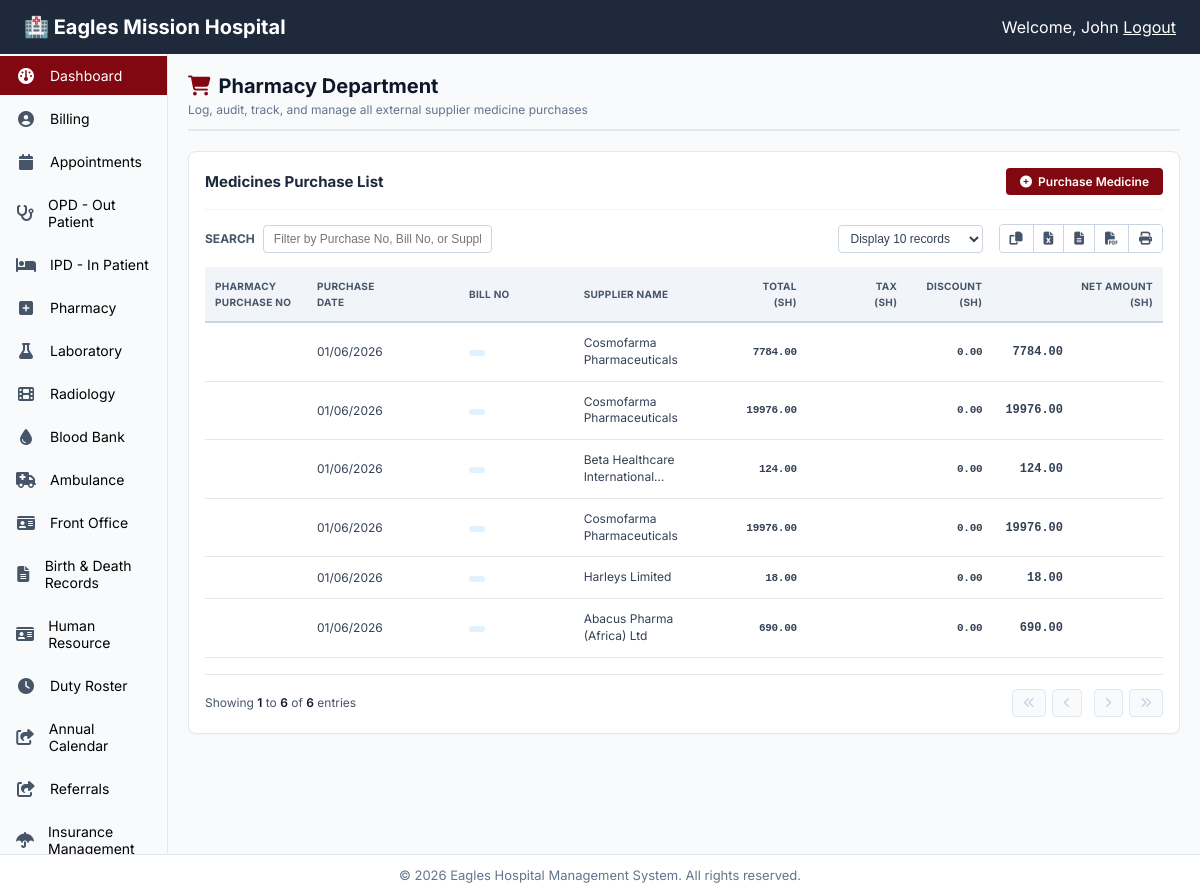
Page /pharmacy/medicines/purchase/ (signed in) on the committed database.
### pharmacy/models.py (models this page shows, shortened)
class Purchase(models.Model):
    purchase_no = models.CharField(max_length=100, unique=True, editable=False)
    supplier = models.ForeignKey(Supplier, on_delete=models.PROTECT)
    purchase_date = models.DateTimeField(default=timezone.now)
    total_amount = models.DecimalField(max_digits=12, decimal_places=2)
    discount_amount = models.DecimalField(max_digits=12, decimal_places=2, default=0.00)
    tax_summary = models.DecimalField(max_digits=12, decimal_places=2, default=0.00)
    net_amount = models.DecimalField(max_digits=12, decimal_places=2)
    payment_mode = models.CharField(max_length=50, choices=[('Cash', 'Cash'), ('M-Pesa', 'M-Pesa'), ('Bank', 'Bank')])
    payment_amount = models.DecimalField(max_digits=12, decimal_places=2, default=0.00)
    payment_note = models.CharField(max_length=255, blank=True, null=True)
    purchase_note = models.TextField(blank=True, null=True)
    document_attachment = models.FileField(upload_to='pharmacy/purchases/', blank=True, null=True)

class Supplier(models.Model):
    name = models.CharField(max_length=150, unique=True)
    contact_person = models.CharField(max_length=100, blank=True, null=True)
    phone_number = models.CharField(max_length=15, blank=True, null=True)
    email = models.EmailField(blank=True, null=True)
    location = models.CharField(max_length=200, blank=True, null=True) # e.g., Nairobi, Industrial Area
    is_active = models.BooleanField(default=True)

### pharmacy/views.py (the view)
# urls.py: path('medicines/purchase/', views.purchase_medicines_ledger, name='purchasemedicines'),
@login_required
def purchase_medicines_ledger(request):
    purchases = Purchase.objects.select_related('supplier').all().order_by('-purchase_date', '-id')
    context = {'purchases': purchases}
    return render(request, 'pharmacy/purchasemedicines.html', context)

### pharmacy/templates/pharmacy/purchasemedicines.html (shortened to what this page needs)
{% extends "base.html" %}
{% block content %}
<div class="pharmacy-container-layout template-fullwidth-override">
  <div class="pharmacy-panel-header">
    <div class="panel-title-group">
      <h1><i class="fa fa-shopping-cart"></i> Pharmacy Department</h1>
      <p class="panel-subtitle">Log, audit, track, and manage all external supplier medicine purchases</p>
    </div>
  </div>
  <div class="pharmacy-billing-section">
    <div class="ledger-action-row">
      <h2>Medicines Purchase List</h2>
      <div class="ledger-btn-group">
        <a href="{% url 'pharmacy:purchasemedicinesbuy' %}" class="btn-hms-primary">
          <i class="fa fa-plus-circle"></i> Purchase Medicine
        </a>
      </div>
    </div>
    <div class="ledger-utility-row">
      <div class="search-wrapper-block">
        <label for="ledgerSearch">Search</label>
        <input type="text" id="ledgerSearch" class="search-input-field" placeholder="Filter by Purchase No, Bill No, or Supplier...">
      </div>
      <div class="export-pagination-group">
        <select class="entries-dropdown-select" aria-label="Records display pagination configuration">
          <option value="10">Display 10 records</option>
        </select>
        <div class="export-icon-buttons-container">
          <button type="button" class="btn-export-icon" title="Copy Table Data"><i class="fa fa-copy"></i></button>
          <button type="button" class="btn-export-icon" title="Export to Excel"><i class="fa fa-file-excel-o"></i></button>
          <button type="button" class="btn-export-icon" title="Export to CSV"><i class="fa fa-file-text-o"></i></button>
          <button type="button" class="btn-export-icon" title="Export to PDF"><i class="fa fa-file-pdf-o"></i></button>
          <button type="button" class="btn-export-icon" title="Print Table"><i class="fa fa-print"></i></button>
        </div>
      </div>
    </div>
    <div class="table-fixed-container containment-fullwidth">
      <table class="hms-table hms-purchase-table table-element-fullwidth">
        <thead>
          <tr>
            <th class="col-purchase-no">Pharmacy<br>Purchase No</th>
            <th class="col-purchase-date">Purchase<br>Date</th>
            <th class="col-bill-no">Bill No</th>
            <th class="col-supplier">Supplier Name</th>
            <th class="col-total text-right">Total<br>(sh)</th>
            <th class="col-tax text-right">Tax<br>(sh)</th>
            <th class="col-discount text-right">Discount<br>(sh)</th>
            <th class="col-net text-right">Net Amount<br>(sh)</th>
          </tr>
        </thead>
        <tbody>
          {% for purchase in purchases %}
          <tr>
            <td class="purchase-number-cell"><strong>{{ purchase.purchase_number }}</strong></td>
            <td>{{ purchase.purchase_date|date:"d/m/Y" }}</td>
            <td><span class="badge-bill">{{ purchase.supplier_bill_number }}</span></td>
            <td class="supplier-name-cell" title="{{ purchase.supplier.name }}">{{ purchase.supplier.name|truncatechars:30 }}</td>
            <td class="text-right qty-bold financial-digits">{{ purchase.total_amount|floatformat:2 }}</td>
            <td class="text-right qty-bold financial-digits">{{ purchase.tax_amount|floatformat:2 }}</td>
            <td class="text-right qty-bold financial-digits">{{ purchase.discount_amount|floatformat:2 }}</td>
            <td class="text-right financial-digits-bold balance-cell">
              {{ purchase.net_amount|floatformat:2 }}
            </td>
          </tr>
          {% empty %}
          <tr>
            <td colspan="8" class="empty-table-placeholder">
              <i class="fa fa-info-circle"></i> No medical supply purchase histories found in the database.
            </td>
          </tr>
          {% endfor %}
        </tbody>
      </table>
    </div>
    <div class="ledger-pagination-row">
      <div class="pagination-counter-info">
        Showing <strong>{{ purchases.start_index|default:1 }}</strong> to <strong>{{ purchases.end_index|default:purchases.count }}</strong> of <strong>{{ purchases.count }}</strong> entries
      </div>
      <div class="pagination-nav-controls">
        {% if purchases.has_previous %}
          <a href="?page=1" class="btn-page-nav" title="First Page"><i class="fa fa-angle-double-left"></i></a>
          <a href="?page={{ purchases.previous_page_number }}" class="btn-page-nav" title="Previous Page"><i class="fa fa-angle-left"></i></a>
        {% else %}
          <button type="button" class="btn-page-nav" disabled><i class="fa fa-angle-double-left"></i></button>
          <button type="button" class="btn-page-nav" disabled><i class="fa fa-angle-left"></i></button>
        {% endif %}
        {% if purchases.has_next %}
          <a href="?page={{ purchases.next_page_number }}" class="btn-page-nav" title="Next Page"><i class="fa fa-angle-right"></i></a>
          <a href="?page={{ purchases.paginator.num_pages }}" class="btn-page-nav" title="Last Page"><i class="fa fa-angle-double-right"></i></a>
        {% else %}
          <button type="button" class="btn-page-nav" disabled><i class="fa fa-angle-right"></i></button>
          <button type="button" class="btn-page-nav" disabled><i class="fa fa-angle-double-right"></i></button>
        {% endif %}
      </div>
    </div>
  </div>
</div>
{% endblock %}

### templates/base.html (shortened to what this page needs)
{% load static %}
<!DOCTYPE html>
<html lang="en">
<head>
    <link rel="stylesheet" href="https://cdnjs.cloudflare.com/ajax/libs/font-awesome/4.7.0/css/font-awesome.min.css">
    <link rel="stylesheet" href="https://cdnjs.cloudflare.com/ajax/libs/font-awesome/6.4.0/css/all.min.css">
    <link rel="stylesheet" href="{% static 'css/styles.css' %}">
</head>
<body>
    <div class="grid">
        <div class="header">
            <div class="logo">
                <a href="" style="color: white; text-decoration: none; font-size: 20px; font-weight: bold;">🏥 Eagles Mission Hospital</a>
            </div>
            {% if request.user.is_authenticated %}
                <div class="user-info">
                    <span>Welcome, {{ request.user.first_name|default:request.user.username }}</span>
                    <a href="{% url 'accounts:logout' %}" style="color: white;">Logout</a>
                </div>
            {% endif %}
        </div>
        {% include "sidebar.html" %}
        <main class="content">
            {% block content %}
            {% endblock %}
        </main>
        <div class="footer">
            &copy; {% now "Y" %} Eagles Hospital Management System. All rights reserved.
        </div>
    </div>
</body>
</html>

### rows in the picture
Purchase: purchase_date "01/06/2026", supplier.name "Cosmofarma Pharmaceuticals", total_amount "7784.00", discount_amount "0.00", net_amount "7784.00"
Purchase: purchase_date "01/06/2026", supplier.name "Cosmofarma Pharmaceuticals", total_amount "19976.00", discount_amount "0.00", net_amount "19976.00"
Purchase: purchase_date "01/06/2026", supplier.name "Beta Healthcare International…", total_amount "124.00", discount_amount "0.00", net_amount "124.00"
Purchase: purchase_date "01/06/2026", supplier.name "Cosmofarma Pharmaceuticals", total_amount "19976.00", discount_amount "0.00", net_amount "19976.00"
Purchase: purchase_date "01/06/2026", supplier.name "Harleys Limited", total_amount "18.00", discount_amount "0.00", net_amount "18.00"
Purchase: purchase_date "01/06/2026", supplier.name "Abacus Pharma (Africa) Ltd", total_amount "690.00", discount_amount "0.00", net_amount "690.00"

### other values in the picture
{{ request.user.first_name|default:request.user.username }} "John"
{{ purchases.start_index|default:1 }} "1"
{{ purchases.end_index|default:purchases.count }} "6"
{{ purchases.count }} "6"
